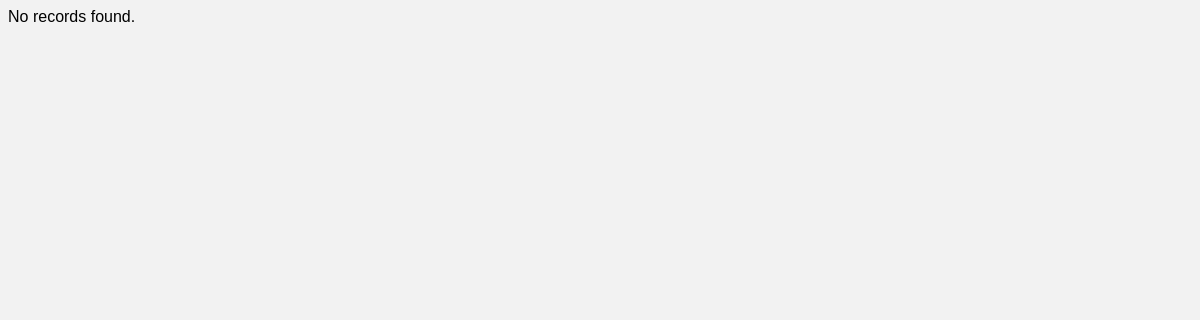
/Admin/functions/BarangayStaff/show-staff.php, run on an earlier commit of the app's database.
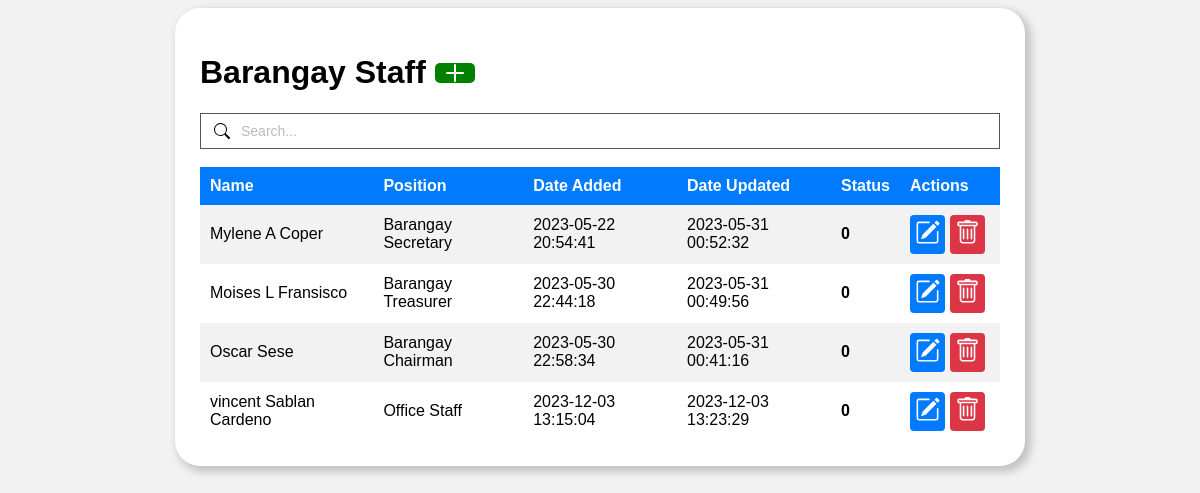
And on a later commit of the database.
### tables this page shows
CREATE TABLE `barangay_staff` (
  `id` int(11) NOT NULL AUTO_INCREMENT,
  `resident_id` int(11) DEFAULT NULL,
  `position` varchar(255) DEFAULT NULL,
  `date_added` datetime DEFAULT NULL,
  `date_updated` datetime DEFAULT NULL,
  `active` int(1) DEFAULT 1,
  PRIMARY KEY (`id`)
);

CREATE TABLE `users` (
  `id` int(11) NOT NULL AUTO_INCREMENT,
  `img_loc` varchar(255) DEFAULT NULL,
  `email` varchar(255) NOT NULL,
  `username` varchar(255) NOT NULL,
  `password` varchar(255) NOT NULL,
  `firstname` varchar(255) NOT NULL,
  `middlename` varchar(255) DEFAULT NULL,
  `lastname` varchar(255) NOT NULL,
  `housenumber` varchar(255) NOT NULL,
  `street` varchar(255) NOT NULL,
  `barangay` varchar(255) NOT NULL,
  `city` varchar(255) NOT NULL,
  `state` varchar(255) NOT NULL,
  `zip` varchar(255) NOT NULL,
  `phone` varchar(255) NOT NULL,
  `dob` date NOT NULL,
  `gender` varchar(255) NOT NULL,
  `occupation` varchar(255) NOT NULL,
  `active` int(1) NOT NULL DEFAULT 1,
  `otp` varchar(255) DEFAULT NULL,
  `otp_updated_timestamp` timestamp NULL DEFAULT NULL ON UPDATE current_timestamp(),
  PRIMARY KEY (`id`)
);

### Admin/functions/BarangayStaff/show-staff.php (the view, shortened to what this page needs)
<!DOCTYPE html>
<html>
<head>
</head>
<body>
<?php
    include_once '../../../db.php';
    $query = "SELECT
        barangay_staff.id as staffid,
        barangay_staff.resident_id,
        barangay_staff.position,
        barangay_staff.date_added,
        barangay_staff.date_updated,
        barangay_staff.active,
        users.id,
        users.email,
        users.username,
        users.`password`,
        users.firstname,
        users.middlename,
        users.lastname,
        users.housenumber,
        users.street,
        users.barangay,
        users.city,
        users.state,
        users.zip,
        users.phone,
        users.dob,
        users.gender,
        users.occupation
        FROM
        barangay_staff
        INNER JOIN users ON barangay_staff.resident_id = users.id";
    $result = mysqli_query($conn, $query);
    if (mysqli_num_rows($result) > 0) {
        ?>
        <div class="container" style="
    border-radius: 25px;
    padding: 25px;
    background-color: white;
    box-shadow: 4px 4px 8px 2px rgba(0, 0, 0, 0.2);
">
        <h1 class="text-2xl font-bold mb-3">Barangay Staff <a href="create-staff.php" style="display: inline-block; background-color: green; color: white; padding: 10px 20px; text-decoration: none; border-radius: 5px; position: relative;">
    <svg xmlns="http://www.w3.org/2000/svg" fill="none" viewBox="0 0 24 24" stroke="currentColor" style="width: 24px; height: 24px; position: absolute; top: 50%; left: 50%; transform: translate(-50%, -50%);">
        <path stroke-linecap="round" stroke-linejoin="round" stroke-width="2" d="M12 4v16m8-8H4"></path>
    </svg>
</a></h1>
<div class="container" style="padding:0px">
  <input class="nosubmit" type="search" placeholder="Search..."></div><br>
            <table>
                <thead>
                    <tr>
                        <th>Name</th>
                        <th>Position</th>
                        <th>Date Added</th>
                        <th>Date Updated</th>
                        <th>Status</th>
                        <th>Actions</th>
                    </tr>
                </thead>
                <tbody>
                <?php
                while ($row = mysqli_fetch_assoc($result)) {
                    $fullName = $row['firstname'] . ' ' . $row['middlename'] . ' ' . $row['lastname'];
                    ?>
                    <tr>
                        <td><?php echo $fullName; ?></td>
                        <td><?php echo $row['position']; ?></td>
                        <td><?php echo $row['date_added']; ?></td>
                        <td><?php echo $row['date_updated']; ?></td>
                        <th><?php echo $row['active']; ?></th>
                        <td class="actions">
                            <div class="action-buttons">
                                <a href="edit-staff.php?id=<?php echo $row['staffid']; ?>" class="edit"></a>
                                <a href="delete-staff.php?id=<?php echo $row['staffid']; ?>" class="delete"></a>
                            </div>
                        </td>
                    </tr>
                    <?php
                }
                ?>
                </tbody>
            </table>
        </div>
        <?php
    } else {
        echo "No records found.";
    }
?>
</body>
</html>

### Admin/functions/BarangayStaff/show-staff.php (style rules this page uses)
body { font-family: Arial, sans-serif; background-color: #f2f2f2; }
.container { max-width: 800px; margin: 0 auto; padding: 20px; }
table { width: 100%; border-collapse: collapse; }
table thead { background-color: #007bff; color: #fff; }
table th, table td { padding: 10px; text-align: left; }
table tbody tr:nth-child(even) { background-color: #fff; }
table tbody tr:nth-child(odd) { background-color: #f2f2f2; }
.action-buttons { display: flex; justify-content: flex-start; }
.action-buttons a { display: inline-block; padding: 5px; border: none; border-radius: 4px; margin-right: 5px; cursor: pointer; transition: background-color 0.3s; color: #fff; text-decoration: none; }
.action-buttons a.edit { background-color: #007bff; }
.action-buttons a.delete { background-color: #dc3545; }
input[type=search] { border: none; background: transparent; margin: 0; padding: 7px 8px; font-size: 14px; color: inherit; border: 1px solid transparent; border-radius: inherit; }
input[type=search]::placeholder { color: #bbb; }
input.nosubmit { border: 1px solid #555; width: 100%; padding: 9px 4px 9px 40px; }

What changed in the data, as far as the page shows it:
added barangay_staff: users.firstname+middlename+lastname "Mylene A Coper", position "Barangay Secretary", date_added "2023-05-22 20:54:41", date_updated "2023-05-31 00:52:32", active "0"
added barangay_staff: users.firstname+middlename+lastname "Moises L Fransisco", position "Barangay Treasurer", date_added "2023-05-30 22:44:18", date_updated "2023-05-31 00:49:56", active "0"
added barangay_staff: users.firstname+middlename+lastname "Oscar Sese", position "Barangay Chairman", date_added "2023-05-30 22:58:34", date_updated "2023-05-31 00:41:16", active "0"
added barangay_staff: users.firstname+middlename+lastname "vincent Sablan Cardeno", position "Office Staff", date_added "2023-12-03 13:15:04", date_updated "2023-12-03 13:23:29", active "0"
Also different on the page:
text no longer shown: "No records found."
text now shown: "Barangay Staff Name Position Date Added Date Updated Status Actions"
